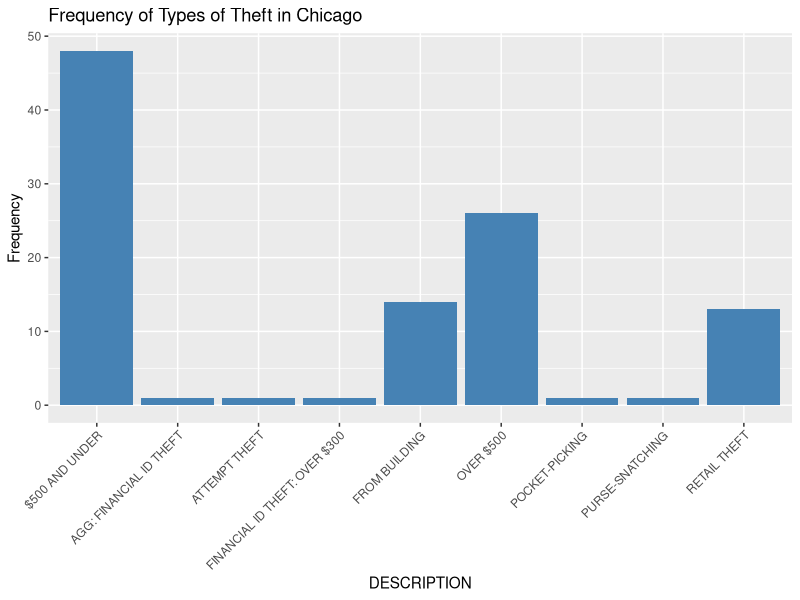

Reproduce this figure in R.
## ---- chunk 1
library(tidyverse)
Chicago_Crime_Data <- read_csv("Chicago_Crime_Data.csv")
ChiCrime <- Chicago_Crime_Data
View(ChiCrime)
## ---- chunk 2
ChiCrime %>% 
 filter(PRIMARY_TYPE == "THEFT") %>% 
 ggplot(aes(x = DESCRIPTION)) + geom_bar(fill = "Steel Blue") + theme(axis.text.x = element_text(angle = 45, hjust = 1)) + labs(title = "Frequency of Types of Theft in Chicago", y = "Frequency")
